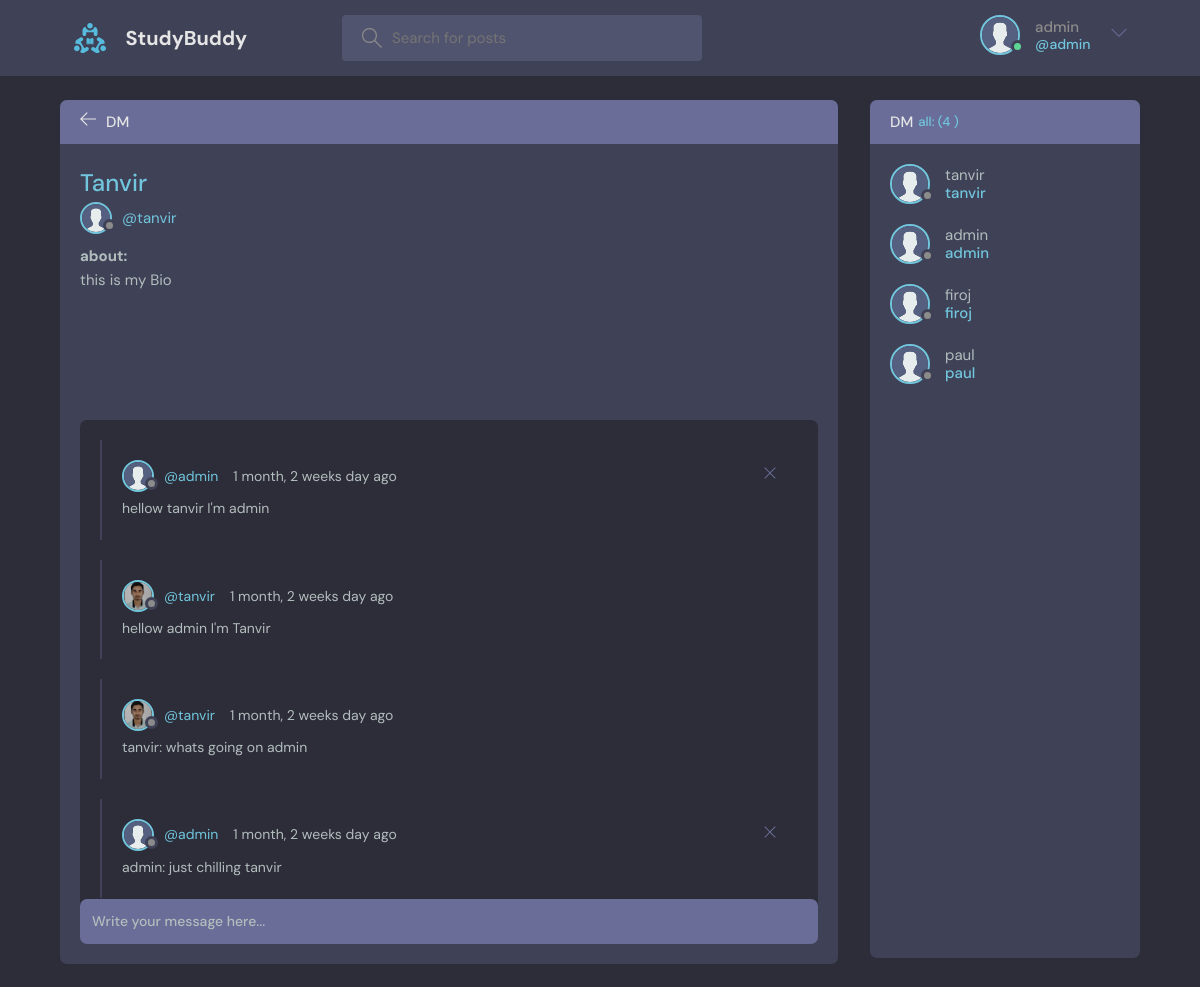
Page /dm/1/ (signed in) on the committed database.
### base/models.py (models this page shows, shortened)
class User(AbstractUser):
    name = models.CharField(max_length=200, null=True)
    email = models.EmailField(unique=True, null=True)
    bio = models.TextField(null=True)
    avatar = models.ImageField(null=True, default="avatar.svg")
    USERNAME_FIELD = 'email'
    REQUIRED_FIELDS = ['username']  # Add 'username' to REQUIRED_FIELDS

class DirectMessage(models.Model):
    sender = models.ForeignKey(User, on_delete=models.CASCADE,related_name='sent_messages')
    receiver = models.ForeignKey(User, on_delete=models.CASCADE, related_name='received_messages')
    body = models.TextField()
    updated = models.DateTimeField(auto_now=True)
    created = models.DateTimeField(auto_now_add=True)
    class Meta:
        ordering = ['updated', 'created']

### base/views.py (the view, shortened to what this page needs)
# urls.py: path('dm/<str:pk>/',views.dm,name="dm"),
@login_required(login_url='login')
def dm(request,pk):
    user= User.objects.get(id=request.user.id)
    receiver= User.objects.get(id=pk)  #jisse user chat karraha hai use receiver naam kiya hai
    users_with_messages = User.objects.filter(
        Q(sent_messages__sender=user) | Q(received_messages__receiver=user)
    ).union(
        User.objects.filter(
            Q(sent_messages__receiver=user) | Q(received_messages__sender=user)
        )
    )
    print(users_with_messages)
    received_messages = DirectMessage.objects.filter(sender=user, receiver=receiver) | \
                     DirectMessage.objects.filter(sender=receiver, receiver=user)
    context={'received_messages':received_messages,'receiver':receiver,'users_with_messages':users_with_messages}
    return render(request,'base/dm.html',context)

### base/templates/base/dm.html (shortened to what this page needs)
{% extends 'main.html' %}
{% block content %}
{% load static %}
    <main class="profile-page layout layout--2">
      <div class="container">
        <div class="room">
            <div class="room__top">
                <div class="room__topLeft">
                  <a href="{% url 'home' %}">
                    <svg version="1.1" xmlns="http://www.w3.org/2000/svg" width="32" height="32" viewBox="0 0 32 32">
                      <title>arrow-left</title>
                      <path
                        d="M13.723 2.286l-13.723 13.714 13.719 13.714 1.616-1.611-10.96-10.96h27.625v-2.286h-27.625l10.965-10.965-1.616-1.607z"
                      ></path>
                    </svg>
                  </a>
                  <h3>DM</h3>
                </div>
            </div>
          <div class="room__box scroll">
            <div class="room__header scroll">
                <div class="room__info">
                  <h3> {{receiver.name}} </h3>
                </div>
                <div class="room__hosted">
                  <a href="#" class="room__author">
                    <div class="avatar avatar--small">
                      <img src="{% static 'images/avatar.svg' %}" />
                    </div>
                    <span>@{{receiver.username}}</span>
                  </a>
                </div>
                <h6>about: </h6>
                <div class="room__details">
                    {{receiver.bio}}
                  </div>
              </div>
            <div class="room__conversation">
                <div class="threads scroll">
                  {% for message in received_messages %}
                  <div class="thread">
                    <div class="thread__top">
                      <div class="thread__author">
                        <a href="{% url 'user-profile' message.sender.id %}" class="thread__authorInfo">
                          <div class="avatar avatar--small">
                            <img src="{{message.sender.avatar.url}}" />
                          </div>
                          <span>@{{message.sender.username}}</span>
                        </a>
                        <span class="thread__date">{{message.created|timesince}} day ago</span>
                      </div>
                      {% if request.user == message.sender %}
                      <a href="{% url 'delete-dm-message' message.id %}" >
                        <div class="thread__delete">
                          <svg version="1.1" xmlns="http://www.w3.org/2000/svg" width="32" height="32" viewBox="0 0 32 32">
                            <title>remove</title>
                            <path
                              d="M27.314 6.019l-1.333-1.333-9.98 9.981-9.981-9.981-1.333 1.333 9.981 9.981-9.981 9.98 1.333 1.333 9.981-9.98 9.98 9.98 1.333-1.333-9.98-9.98 9.98-9.981z"
                            ></path>
                          </svg>
                        </div>
                      </a>
                      {% endif %}
                    </div>
                    <div class="thread__details">
                      {{message.body}}
                    </div>
                  </div>
                  {% endfor %}
                </div>
            </div>
          </div>
          <div class="room__message">
	    {% if request.user.is_authenticated %}
            <form action="" method="POST">
              <input name="body" placeholder="Write your message here..." />
            </form>
	    {% endif %}
          </div>
        </div>
        <div class="participants">
            <h3 class="participants__top">DM <span>all: ({{users_with_messages.count}} )</span></h3>
            <div class="participants__list scroll">
              {% for user in users_with_messages %}
              <a href="{% url 'dm' user.id %}" class="participant">
                <div class="avatar avatar--medium">
                  <img src="{% static 'images/avatar.svg' %}" />
                </div>
                <p>
                  {{user.username}}
                  <span>{{user.username}}</span>
                </p>
              </a>
              {% endfor %}
            </div>
          </div>
      </div>
    </main>
  {% endblock %}

### templates/navbar.html (shortened to what this page needs)
{% load static %}
<header class="header header--loggedIn">
    <div class="container">
        <a href="{% url 'home' %}" class="header__logo">
            <img src="{% static 'images/logo.svg' %}" />
            <h1>StudyBuddy</h1>
        </a>
        <form class="header__search" method="GET" action="{% url 'home' %}">
            <label>
                <input name="q" placeholder="Search for posts" />
            </label>
        </form>
        <nav class="header__menu">
            {% if request.user.is_authenticated %}
            <div class="header__user">
                <a href="{% url 'update-user' %}">
                    <div class="avatar avatar--medium active">
                        <img src="{{request.user.avatar.url}}" />
                    </div>
                    <p>{{request.user.username}} <span>@{{request.user.username}}</span></p>
                </a>
                <button class="dropdown-button">
                    <svg version="1.1" xmlns="http://www.w3.org/2000/svg" width="32" height="32" viewBox="0 0 32 32">
                        <title>chevron-down</title>
                        <path d="M16 21l-13-13h-3l16 16 16-16h-3l-13 13z"></path>
                    </svg>
                </button>
            </div>
            {% else %}
            <a href="{% url 'login' %}">
                <img src="{% static 'images/avatar.svg' %}" />
                <p>Login</p>
            </a>
            {% endif %}
        </nav>
    </div>
</header>

### rows in the picture
User: user.avatar (placeholder picture), user.username "admin", username "admin"
User: name "Tanvir", username "tanvir", bio "this is my Bio"
DirectMessage: sender.avatar (placeholder picture), sender.username "admin", created "1 month, 2 weeks", body "hellow tanvir I'm admin"
DirectMessage: sender.avatar (picture), sender.username "tanvir", created "1 month, 2 weeks", body "hellow admin I'm Tanvir"
DirectMessage: sender.avatar (picture), sender.username "tanvir", created "1 month, 2 weeks", body "tanvir: whats going on admin"
DirectMessage: sender.avatar (placeholder picture), sender.username "admin", created "1 month, 2 weeks", body "admin: just chilling tanvir"
User: username "firoj"
User: username "paul"

### other values in the picture
{{ users_with_messages.count }} "4"
